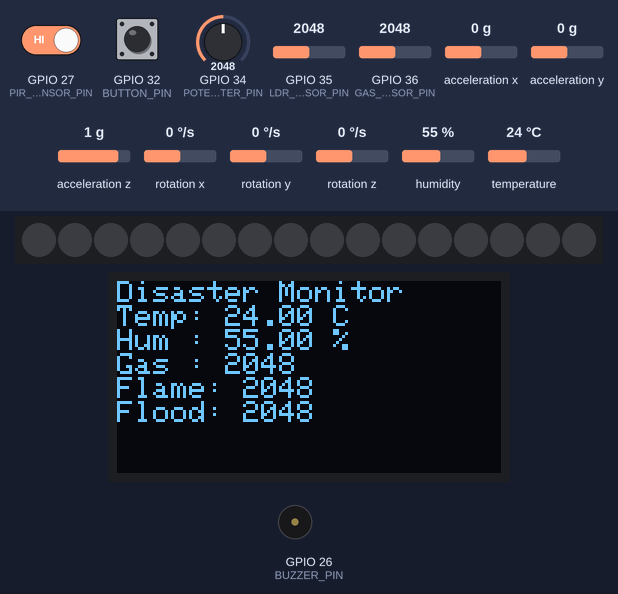
Bench run of a sketch on a simulated ESP32. Parts: 16 RGB LEDs in strip order, left to right, 128×64 one-colour display, buzzer (waves = sounding, pin HIGH). Inputs (shaded band) come from the test bench; at power-on: acceleration x 0 g, GPIO 35 (LDR_SENSOR_PIN) = 2048, GPIO 34 (POTENTIOMETER_PIN) = 2048, GPIO 32 (BUTTON_PIN) LOW, humidity 55 %, GPIO 27 (PIR_SENSOR_PIN) HIGH, GPIO 36 (GAS_SENSOR_PIN) = 2048, acceleration y 0 g, acceleration z 1 g, rotation x 0 °/s, rotation y 0 °/s, rotation z 0 °/s, temperature 24 °C. WiFi joins after 1.5 s; servers stay silent unless stated; what the sketch prints to the serial monitor is not drawn.

Above: at 4.0 s.
4.1 s: acceleration x set to -1.4 g
At 5.0 s:
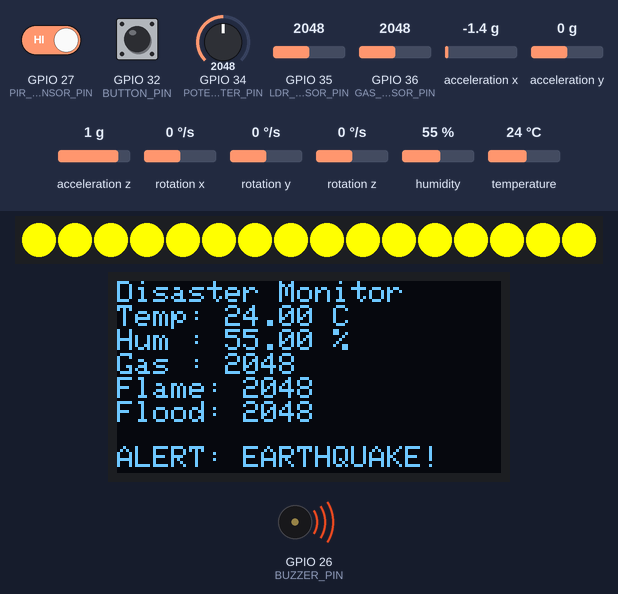
6.6 s: GPIO 35 (LDR_SENSOR_PIN) set to 1943
At 7.1 s:
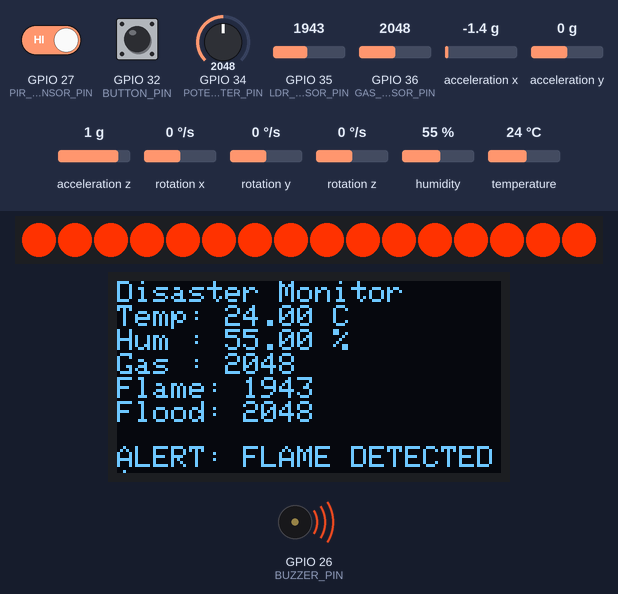
8.7 s: GPIO 34 (POTENTIOMETER_PIN) set to 2959
At 10.0 s:
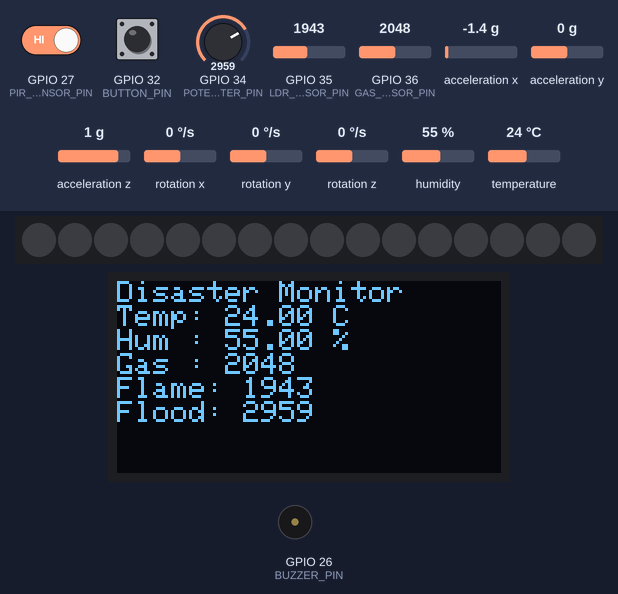
10.3 s: GPIO 34 (POTENTIOMETER_PIN) set to 3064
At 10.9 s:
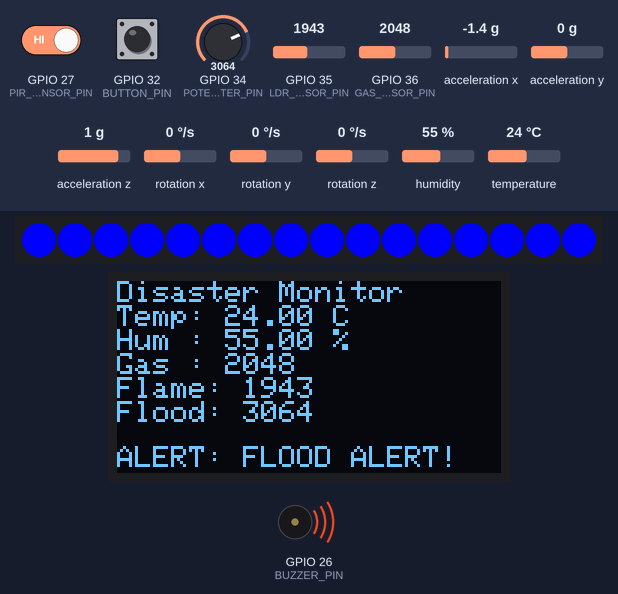
12.5 s: GPIO 32 (BUTTON_PIN) pulled HIGH for 0.65 s
At 14.1 s:
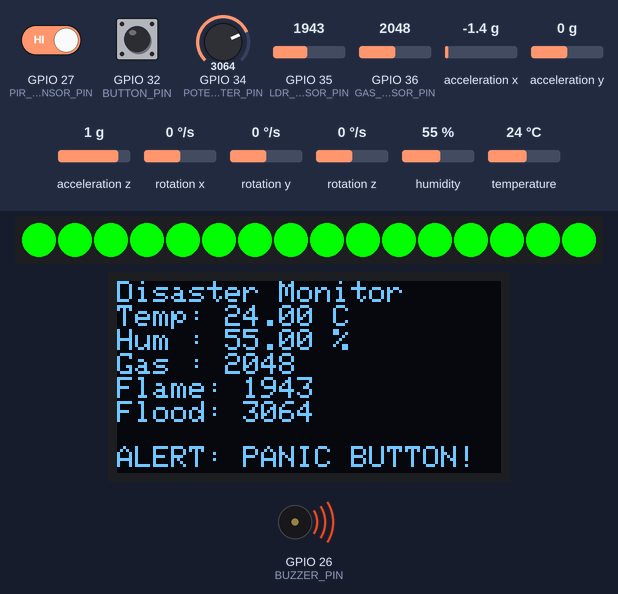
15.7 s: humidity set to 22 %
At 16.7 s:
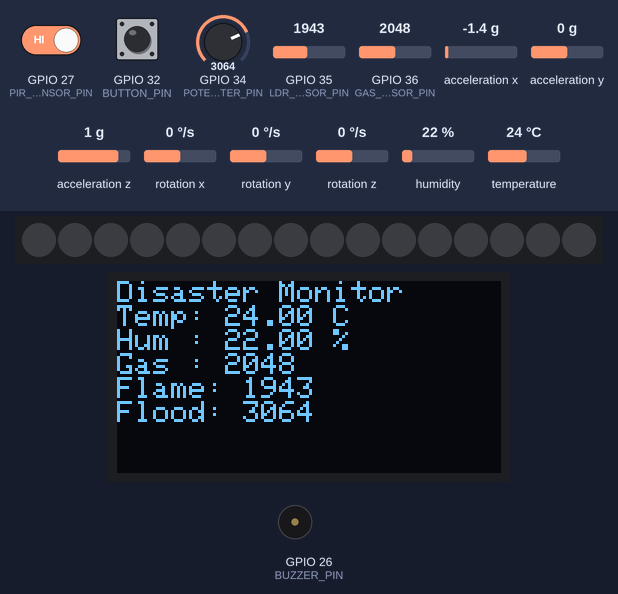
Timing chart, 0 to 18.3 s (numbered marks = the images above; inputs shaded):
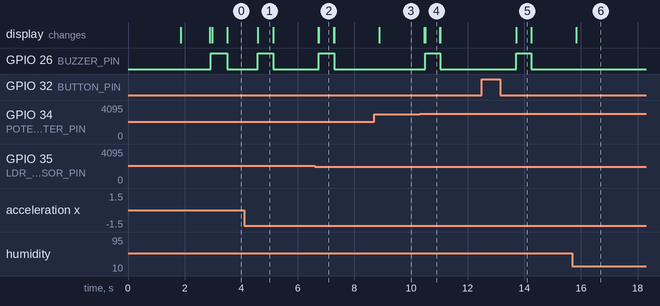

Measured:
- the behaviour switches between 2000 and 1999 on GPIO 35 (LDR_SENSOR_PIN) (found by bisection; images 1 and 2)
- the behaviour switches between 3000 and 3001 on GPIO 34 (POTENTIOMETER_PIN) (found by bisection; images 3 and 4)
- after the input at 4.1 s, GPIO 26 (BUZZER_PIN): LOW → HIGH after 0.49 s, → LOW 0.54 s later; the display: first changes after 0.49 s (image 1 shows a later state)
- after the input at 6.6 s, GPIO 26 (BUZZER_PIN): LOW → HIGH after 0.14 s, → LOW 0.54 s later; the display: first changes after 0.12 s (image 2 shows a later state)
- after the input at 8.7 s, the display: changes after 0.17 s (image 3)
- after the input at 10.3 s, GPIO 26 (BUZZER_PIN): LOW → HIGH after 0.19 s, → LOW 0.53 s later; the display: first changes after 0.16 s (image 4 shows a later state)
- after the input at 12.5 s, GPIO 26 (BUZZER_PIN): LOW → HIGH after 1.2 s, → LOW 0.53 s later; the display: first changes after 1.2 s (image 5 shows a later state)
- after the input at 15.7 s, the display: changes after 0.14 s (image 6)

The sketch:

sketch.ino
```cpp
#define BLYNK_TEMPLATE_ID "TMPL3pQcwY-N2"
#define BLYNK_TEMPLATE_NAME "Smart Home System"
#define BLYNK_AUTH_TOKEN "nMjLlUxr7V8pimWZsy6Xg2CMxr45RQJu"

// ---------------------- Libraries ----------------------
#include <Adafruit_NeoPixel.h>
#include <Wire.h>
#include <Adafruit_GFX.h>
#include <Adafruit_SSD1306.h>
#include <DHT.h>
#include <MPU6050.h>
#include <WiFi.h>
#include <WiFiClient.h>
#include <BlynkSimpleEsp32.h>

// ---------------------- WiFi Credentials ----------------------
char ssid[] = "Wokwi-GUEST";
char pass[] = "";

// ---------------------- OLED Setup ----------------------
#define SCREEN_WIDTH 128
#define SCREEN_HEIGHT 64
#define OLED_RESET -1
Adafruit_SSD1306 display(SCREEN_WIDTH, SCREEN_HEIGHT, &Wire, OLED_RESET);

// ---------------------- NeoPixel Ring ----------------------
#define NEOPIXEL_PIN 5
#define NUMPIXELS 16
Adafruit_NeoPixel pixels(NUMPIXELS, NEOPIXEL_PIN, NEO_GRB + NEO_KHZ800);

// ---------------------- Sensor Pins ----------------------
#define DHTPIN 15
#define DHTTYPE DHT22
#define GAS_SENSOR_PIN 36
#define LDR_SENSOR_PIN 35
#define PIR_SENSOR_PIN 27
#define POTENTIOMETER_PIN 34
#define BUZZER_PIN 26
#define BUTTON_PIN 32

// ---------------------- Sensor Objects ---------------------
MPU6050 mpu;
DHT dht(DHTPIN, DHTTYPE);

// ---------------------- Threshold Values -------------------
int gasThreshold = 500;
int ldrThreshold = 2000;
int floodThreshold = 3000;
int earthquakeThreshold = 20000;

// ---------------------- Alert Flags -------------------
bool gasAlerted = false;
bool flameAlerted = false;
bool floodAlerted = false;
bool quakeAlerted = false;
bool motionAlerted = false;
bool panicAlerted = false;

void setup() {
  Serial.begin(115200);
  Blynk.begin(BLYNK_AUTH_TOKEN, ssid, pass);

  dht.begin();
  pixels.begin();
  Wire.begin();
  mpu.initialize();

  pinMode(PIR_SENSOR_PIN, INPUT);
  pinMode(BUZZER_PIN, OUTPUT);
  pinMode(BUTTON_PIN, INPUT_PULLUP);

  if (!display.begin(SSD1306_SWITCHCAPVCC, 0x3C)) {
    Serial.println("OLED init failed");
    while (true);
  }

  display.clearDisplay();
  display.setTextSize(1);
  display.setTextColor(SSD1306_WHITE);
  display.setCursor(0, 0);
  display.println("Disaster System Ready");
  display.display();
  delay(1000);
}

void loop() {
  Blynk.run();

  float temp = dht.readTemperature();
  float humidity = dht.readHumidity();
  int gas = analogRead(GAS_SENSOR_PIN);
  int ldr = analogRead(LDR_SENSOR_PIN);
  int flood = analogRead(POTENTIOMETER_PIN);
  int motion = digitalRead(PIR_SENSOR_PIN);
  bool panicPressed = digitalRead(BUTTON_PIN) == LOW;

  int16_t ax, ay, az;
  mpu.getAcceleration(&ax, &ay, &az);
  float accel = sqrt(ax * ax + ay * ay + az * az);

  display.clearDisplay();
  display.setCursor(0, 0);
  display.println("Disaster Monitor");
  display.print("Temp: "); display.print(temp); display.println(" C");
  display.print("Hum : "); display.print(humidity); display.println(" %");
  display.print("Gas : "); display.println(gas);
  display.print("Flame: "); display.println(ldr);
  display.print("Flood: "); display.println(flood);
  display.display();

  Blynk.virtualWrite(V0, temp);
  Blynk.virtualWrite(V1, humidity);
  Blynk.virtualWrite(V2, gas);
  Blynk.virtualWrite(V3, flood);
  Blynk.virtualWrite(V4, ldr);
  Blynk.virtualWrite(V5, motion);

  pixels.clear();
  pixels.show();
  digitalWrite(BUZZER_PIN, LOW);

  // GAS ALERT
  if (gas > gasThreshold && !gasAlerted) {
    alert("GAS LEAK!", 255, 0, 0);
    Blynk.logEvent("gas_alert", "Gas leak detected!");
    gasAlerted = true;
  } else if (gas <= gasThreshold) gasAlerted = false;

  // FLAME ALERT
  if (ldr < ldrThreshold && !flameAlerted) {
    alert("FLAME DETECTED!", 255, 50, 0);
    Blynk.logEvent("flame_alert", "Flame or fire detected!");
    flameAlerted = true;
  } else if (ldr >= ldrThreshold) flameAlerted = false;

  // FLOOD ALERT
  if (flood > floodThreshold && !floodAlerted) {
    alert("FLOOD ALERT!", 0, 0, 255);
    Blynk.logEvent("flood_alert", "Flood level exceeded!");
    floodAlerted = true;
  } else if (flood <= floodThreshold) floodAlerted = false;

  // EARTHQUAKE ALERT
  if (accel > earthquakeThreshold && !quakeAlerted) {
    alert("EARTHQUAKE!", 255, 255, 0);
    Blynk.logEvent("quake_alert", "Earthquake detected!");
    quakeAlerted = true;
  } else if (accel <= earthquakeThreshold) quakeAlerted = false;

  // MOTION ALERT
  if (motion && !motionAlerted) {
    alert("INTRUSION!", 255, 0, 255);
    Blynk.logEvent("motion_alert", "Motion detected - Possible intrusion!");
    motionAlerted = true;
  } else if (!motion) motionAlerted = false;

  // PANIC BUTTON ALERT
  if (panicPressed && !panicAlerted) {
    alert("PANIC BUTTON!", 0, 255, 0);
    Blynk.logEvent("panic_button", "Panic button was pressed!");
    panicAlerted = true;
  } else if (!panicPressed) panicAlerted = false;

  delay(500);
}

// ---------------- ALERT FUNCTION ----------------
void alert(String message, int r, int g, int b) {
  Serial.println("ALERT: " + message);

  // OLED Alert Message
  display.fillRect(0, 55, SCREEN_WIDTH, 10, BLACK);
  display.setCursor(0, 55);
  display.setTextColor(SSD1306_WHITE);
  display.print("ALERT: ");
  display.println(message);
  display.display();

  // NeoPixel Light Effect
  for (int i = 0; i < NUMPIXELS; i++) {
    pixels.setPixelColor(i, pixels.Color(r, g, b));
  }
  pixels.show();

  // Buzzer
  digitalWrite(BUZZER_PIN, HIGH);
}
```
